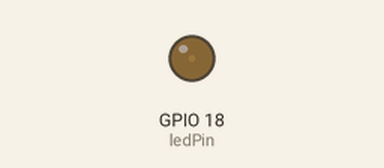
This sketch was run on a simulated ESP32. Shown: output pins drawn as LEDs (lit = HIGH).

Above: at 0.05 s.
At 0.5 s:
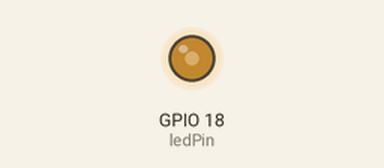
At 0.95 s:
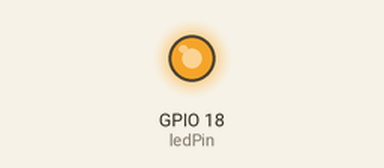
At 1.8 s:
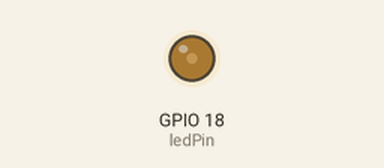
Timing chart, 0 to 4.8 s (numbered marks = the images above):
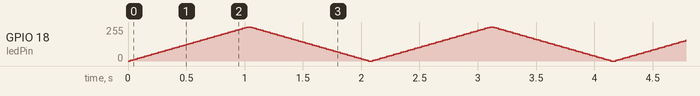

The sketch:

test_pwm.ino
```cpp
#include <Arduino.h>
#include <driver/ledc.h>

const int ledPin = 18;
const int freq = 5000;
const int resolution = 8;  // 8-bit: 0–255
const int pwmChannel = 0;

void setup() {
  Serial.begin(115200);

  // Timer config
  ledc_timer_config_t timer_config = {
    .speed_mode       = LEDC_LOW_SPEED_MODE,
    .duty_resolution  = LEDC_TIMER_8_BIT,
    .timer_num        = LEDC_TIMER_0,
    .freq_hz          = freq,
    .clk_cfg          = LEDC_AUTO_CLK
  };
  ledc_timer_config(&timer_config);

  // Channel config
  ledc_channel_config_t channel_config = {
    .gpio_num       = ledPin,
    .speed_mode     = LEDC_LOW_SPEED_MODE,
    .channel        = LEDC_CHANNEL_0,
    .intr_type      = LEDC_INTR_DISABLE,
    .timer_sel      = LEDC_TIMER_0,
    .duty           = 0,
    .hpoint         = 0
  };
  ledc_channel_config(&channel_config);
}

void loop() {
  // Fade up
  for (int duty = 0; duty <= 255; duty += 5) {
    ledc_set_duty(LEDC_LOW_SPEED_MODE, LEDC_CHANNEL_0, duty);
    ledc_update_duty(LEDC_LOW_SPEED_MODE, LEDC_CHANNEL_0);
    delay(20);
  }

  // Fade down
  for (int duty = 255; duty >= 0; duty -= 5) {
    ledc_set_duty(LEDC_LOW_SPEED_MODE, LEDC_CHANNEL_0, duty);
    ledc_update_duty(LEDC_LOW_SPEED_MODE, LEDC_CHANNEL_0);
    delay(20);
  }
}
```
